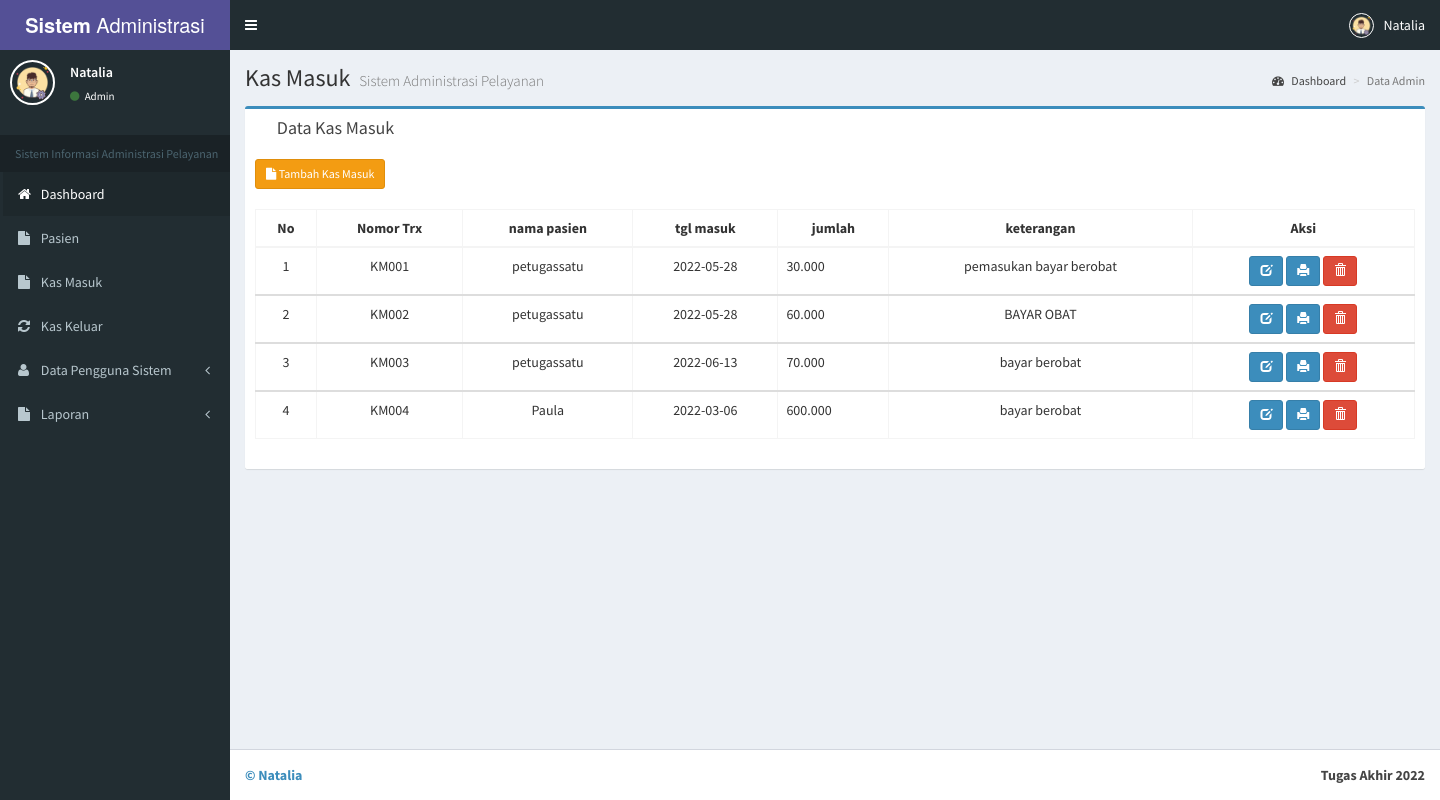
The page /keuangan/admin/kasmasuk.php (signed in) on the database its author committed.
### tables this page shows
CREATE TABLE `tb_kasmasuk` (
  `id_trx` int(11) NOT NULL,
  `nomor_trx` varchar(25) NOT NULL,
  `nama_penyetor` varchar(55) NOT NULL,
  `tgl_masuk` date NOT NULL,
  `jumlah` varchar(25) NOT NULL,
  `keterangan` varchar(255) NOT NULL,
  `id_user` varchar(255) NOT NULL
);

### keuangan/admin/kasmasuk.php (the view, shortened to what this page needs)
<?php
include "session.php";
?>
<!DOCTYPE html>
<html>
  <?php include "head.php"; ?>
  <body class="hold-transition skin-purple sidebar-mini">
    <div class="wrapper">
      <?php include "header.php"; ?>
      <?php include "menu.php"; ?>
      <div class="content-wrapper">
        <section class="content-header">
          <h1>
            Kas Masuk
            <small>Sistem Administrasi Pelayanan</small>
          </h1>
          <ol class="breadcrumb">
            <li><a href="index.php"><i class="fa fa-dashboard"></i> Dashboard</a></li>
            <li class="active">Data Admin </li>
          </ol>
        </section>
        <section class="content">
          <div class="row">
            <section class="col-lg-12 connectedSortable">
              <div class="box box-primary">
                <div class="box-header">
                  <i class="ion ion-clipboard"></i>
                  <h3 class="box-title">Data Kas Masuk</h3>
                </div>
                <div class="box-body">
<a href="input_kasmasuk.php" class="btn btn-sm btn-warning"><i class="fa fa-file"></i> Tambah Kas Masuk</a> <br /><br />
                   <table id="lookup" class="table table-bordered table-hover">
                  <?php
                    $query1="select * from tb_kasmasuk ";
                    $tampil=mysqli_query($koneksi, $query1) or die(mysqli_error());
                    ?>
                  <table id="example" class="table table-responsive table-hover table-bordered">
                  <thead>
                      <tr>
                        <th><center>No</center></th>
                        <th><center>Nomor Trx</center></th>
                        <th><center>nama pasien</center></th>
                         <th><center>tgl masuk</center></th>
                        <th><center>jumlah</center></th>
                        <th><center>keterangan</center></th>
                         <th><center>Aksi</center></th>
                      </tr>
                  </thead>
                     <?php
                     $no=0;
                     while($data=mysqli_fetch_array($tampil))
                    { $no++; ?>
                    <tbody>
                    <tr>
                    <td><center><?php echo $no; ?></center></td>
                    <td><center><?php echo $data['nomor_trx'];?></center></td>
                    <td><center><?php echo $data['nama_penyetor'];?></center></td>
                    <td><center><?php echo $data['tgl_masuk'];?></center></td>
                      <td><?php $harga = $data['jumlah']; echo number_format($harga,0,".","."); ?></td>
                   <td><center><?php echo $data['keterangan'];?></center></td>
                        <td><center><div id="thanks"><a class="btn btn-sm btn-primary" data-placement="bottom" data-toggle="tooltip" title="Edit Data " href="edit_kasmasuk.php?aksi=edit&id_trx=<?php echo $data['id_trx'];?>"><span class="glyphicon glyphicon-edit"></span></a>
                           <a class="btn btn-sm btn-primary" data-placement="bottom" data-toggle="tooltip" title="Cetak Nota " href="detailkas.php?aksi=edit&id_trx=<?php echo $data['id_trx'];?>" target="_blank"  ><span class="glyphicon glyphicon-print"></span></a>
                         <a onclick="return confirm ('Yakin hapus kas masuk atas nama <?php echo $data['nama_penyetor'];?>.?');" class="btn btn-sm btn-danger tooltips" data-placement="bottom" data-toggle="tooltip" title="Hapus Data " href="kasmasuk.php?aksi=hapus&id=<?php echo $data['id_trx'];?>"><span class="glyphicon glyphicon-trash"></a></center>
                        </td></tr></div>
                 <?php
              }
              ?>
                </div>
                <div class="box-footer clearfix no-border">
                  </div>
      <?php include "footer.php"; ?>
  </body>
</html>

### rows shown on the page
tb_kasmasuk: nomor_trx "KM001", nama_penyetor "petugassatu", tgl_masuk "2022-05-28", jumlah "30.000", keterangan "pemasukan bayar berobat"
tb_kasmasuk: nomor_trx "KM002", nama_penyetor "petugassatu", tgl_masuk "2022-05-28", jumlah "60.000", keterangan "BAYAR OBAT"
tb_kasmasuk: nomor_trx "KM003", nama_penyetor "petugassatu", tgl_masuk "2022-06-13", jumlah "70.000", keterangan "bayar berobat"
tb_kasmasuk: nomor_trx "KM004", nama_penyetor "Paula", tgl_masuk "2022-03-06", jumlah "600.000", keterangan "bayar berobat"

### other values the page prints
$_SESSION['nama'] "Natalia"
$_SESSION['level'] "Admin"
